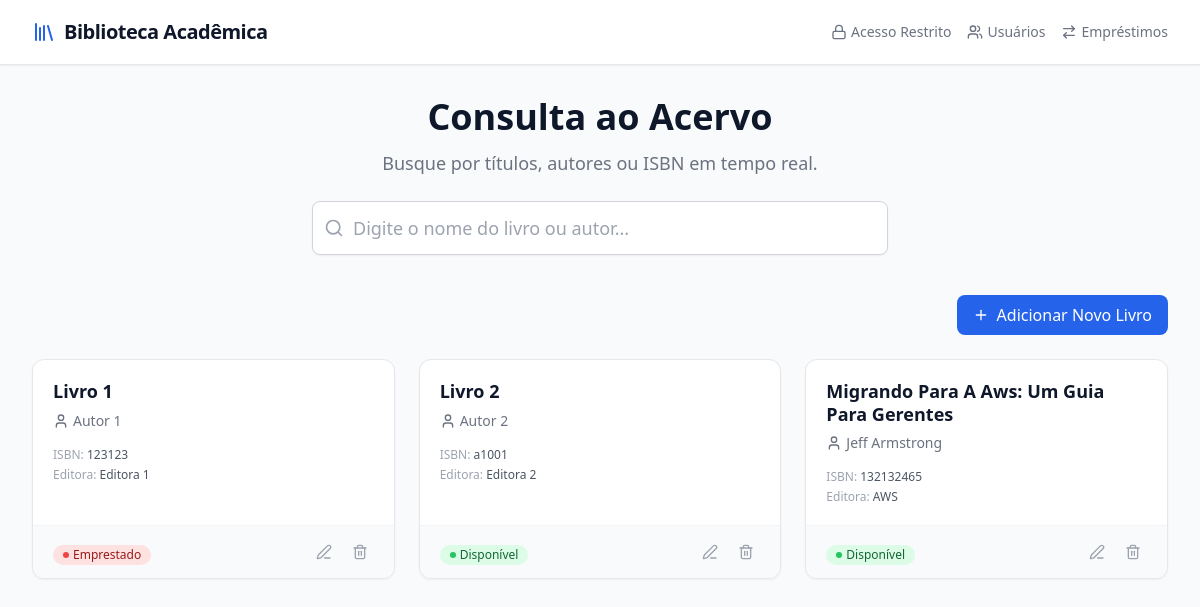
Before: / with the older database file.
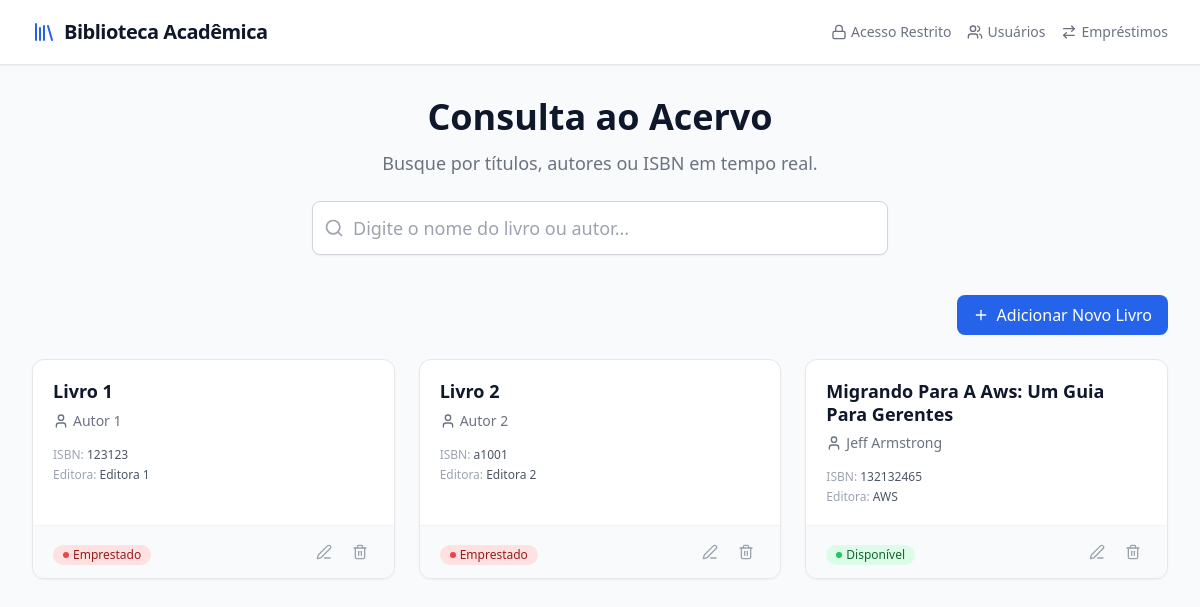
After: the same page with the newer database file.
### acervo/models.py (models this page shows, shortened)
class Livro(models.Model):
    titulo = models.CharField(max_length=255)
    autor = models.CharField(max_length=150)
    isbn = models.CharField(max_length=13, unique=True)
    ano_publicacao = models.IntegerField()
    editora = models.CharField(max_length=100)
    disponivel = models.BooleanField(default=True)
    ativo = models.BooleanField(default=True)  # Campo para controle de exclusão lógica
    data_exclusao = models.DateTimeField(null=True, blank=True, editable=False)  # Campo para armazenar data de exclusão lógica

### acervo/views.py (the view)
# urls.py: path('', views.catalogo_publico, name='catalogo'),
def catalogo_publico(request):
    livros_ativos = Livro.objects.filter(ativo=True).order_by('titulo')
    return render(request, 'acervo/index.html', {'livros': livros_ativos})

### acervo/templates/acervo/index.html (shortened to what this page needs)
<!DOCTYPE html>
<html lang="pt-BR">
<head>
    <script src="https://cdn.tailwindcss.com"></script>
</head>
<body class="bg-gray-50 font-sans text-slate-800 min-h-screen">
    <nav class="bg-white shadow-sm border-b border-gray-200">
        <div class="max-w-7xl mx-auto px-4 sm:px-6 lg:px-8 h-16 flex items-center justify-between">
            <div class="flex items-center gap-2">
                <i data-lucide="library" class="text-blue-600"></i>
                <span class="font-bold text-xl tracking-tight text-slate-900">Biblioteca Acadêmica</span>
            </div>
            <div class="flex gap-4">
                <a href="/admin" class="text-sm font-medium text-gray-500 hover:text-blue-600 flex items-center gap-1 transition-colors">
                    <i data-lucide="lock" class="w-4 h-4"></i> Acesso Restrito
                </a>
                <a href="{% url 'usuarios:painel_usuarios' %}" class="text-sm font-medium text-gray-500 hover:text-blue-600 flex items-center gap-1 transition-colors">
                    <i data-lucide="users" class="w-4 h-4"></i> Usuários
                </a>
                <a href="{% url 'operacoes:painel_emprestimos' %}" class="text-sm font-medium text-gray-500 hover:text-blue-600 flex items-center gap-1 transition-colors">
                    <i data-lucide="arrow-right-left" class="w-4 h-4"></i> Empréstimos
                </a>
            </div>
        </div>
    </nav>
    <main class="max-w-7xl mx-auto px-4 sm:px-6 lg:px-8 py-8">
        <div class="mb-10 text-center">
            <h1 class="text-3xl font-extrabold text-slate-900 sm:text-4xl">Consulta ao Acervo</h1>
            <p class="mt-3 text-lg text-gray-500">Busque por títulos, autores ou ISBN em tempo real.</p>
            <div class="mt-6 max-w-xl mx-auto relative">
                <div class="absolute inset-y-0 left-0 pl-3 flex items-center pointer-events-none">
                </div>
                <input type="text" name="q"
                       placeholder="Digite o nome do livro ou autor..."
                       class="block w-full pl-10 pr-3 py-3 border border-gray-300 rounded-lg focus:ring-blue-500 focus:border-blue-500 shadow-sm text-lg"
                       hx-get="{% url 'acervo:buscar_livros' %}"
                       hx-trigger="keyup changed delay:300ms, search"
                       hx-target="#grid-resultados"
                       hx-indicator="#loading">
            </div>
        </div>
        <div class="mb-6 text-right">
            <a href="{% url 'acervo:adicionar_livro' %}"
               class="inline-flex items-center gap-2 px-4 py-2 bg-blue-600 text-white rounded-lg hover:bg-blue-700 transition-colors">
                <i data-lucide="plus" class="w-4 h-4"></i> Adicionar Novo Livro
            </a>
        </div>
        <div id="grid-resultados" class="grid grid-cols-1 sm:grid-cols-2 lg:grid-cols-3 xl:grid-cols-4 gap-6">
            {% include 'acervo/partials/grid_livros.html' %}
        </div>
    </main>
</body>
</html>

### acervo/templates/acervo/partials/grid_livros.html (shortened to what this page needs)
{% for livro in livros %}
<div class="bg-white rounded-xl shadow-sm border border-gray-200 overflow-hidden hover:shadow-md transition-shadow duration-300 flex flex-col">
    <div class="p-5 flex-grow">
        <div class="flex justify-between items-start mb-2">
            <h3 class="font-bold text-lg text-slate-900 leading-tight">{{ livro.titulo }}</h3>
        </div>
        <p class="text-sm text-gray-500 mb-4 flex items-center gap-1">
            <i data-lucide="user" class="w-4 h-4"></i> {{ livro.autor }}
        </p>
        <div class="space-y-1">
            <p class="text-xs text-gray-400">ISBN: <span class="text-gray-600">{{ livro.isbn }}</span></p>
            <p class="text-xs text-gray-400">Editora: <span class="text-gray-600">{{ livro.editora }}</span></p>
        </div>
    </div>
    <div class="bg-gray-50 px-5 py-3 border-t border-gray-100 flex items-center justify-between">
        <div>
            {% if livro.disponivel %}
                <span class="inline-flex items-center gap-1 px-2.5 py-0.5 rounded-full text-xs font-medium bg-green-100 text-green-800">
                    <span class="w-1.5 h-1.5 bg-green-500 rounded-full"></span>
                    Disponível
                </span>
            {% else %}
                <span class="inline-flex items-center gap-1 px-2.5 py-0.5 rounded-full text-xs font-medium bg-red-100 text-red-800">
                    <span class="w-1.5 h-1.5 bg-red-500 rounded-full"></span>
                    Emprestado
                </span>
            {% endif %}
        </div>
        <div class="flex items-center gap-2">
            <a href="{% url 'acervo:editar_livro' livro.id %}"
               class="p-1.5 text-gray-400 hover:text-blue-600 hover:bg-blue-50 rounded-md transition-colors" title="Editar Livro">
                <i data-lucide="edit-3" class="w-4 h-4"></i>
            </a>
            <a href="{% url 'acervo:excluir_livro' livro.id %}"
               class="p-1.5 text-gray-400 hover:text-red-600 hover:bg-red-50 rounded-md transition-colors" title="Excluir Livro">
                <i data-lucide="trash-2" class="w-4 h-4"></i>
            </a>
        </div>
    </div>
</div>
{% empty %}
<div class="col-span-full py-12 text-center">
    <i data-lucide="book-x" class="mx-auto h-12 w-12 text-gray-300 mb-3"></i>
    <p class="text-gray-500 text-lg">Nenhum livro encontrado no acervo.</p>
</div>
{% endfor %}

Changed rows visible on the page:
changed Livro "Livro 2": disponivel "Disponível" → "Emprestado"
